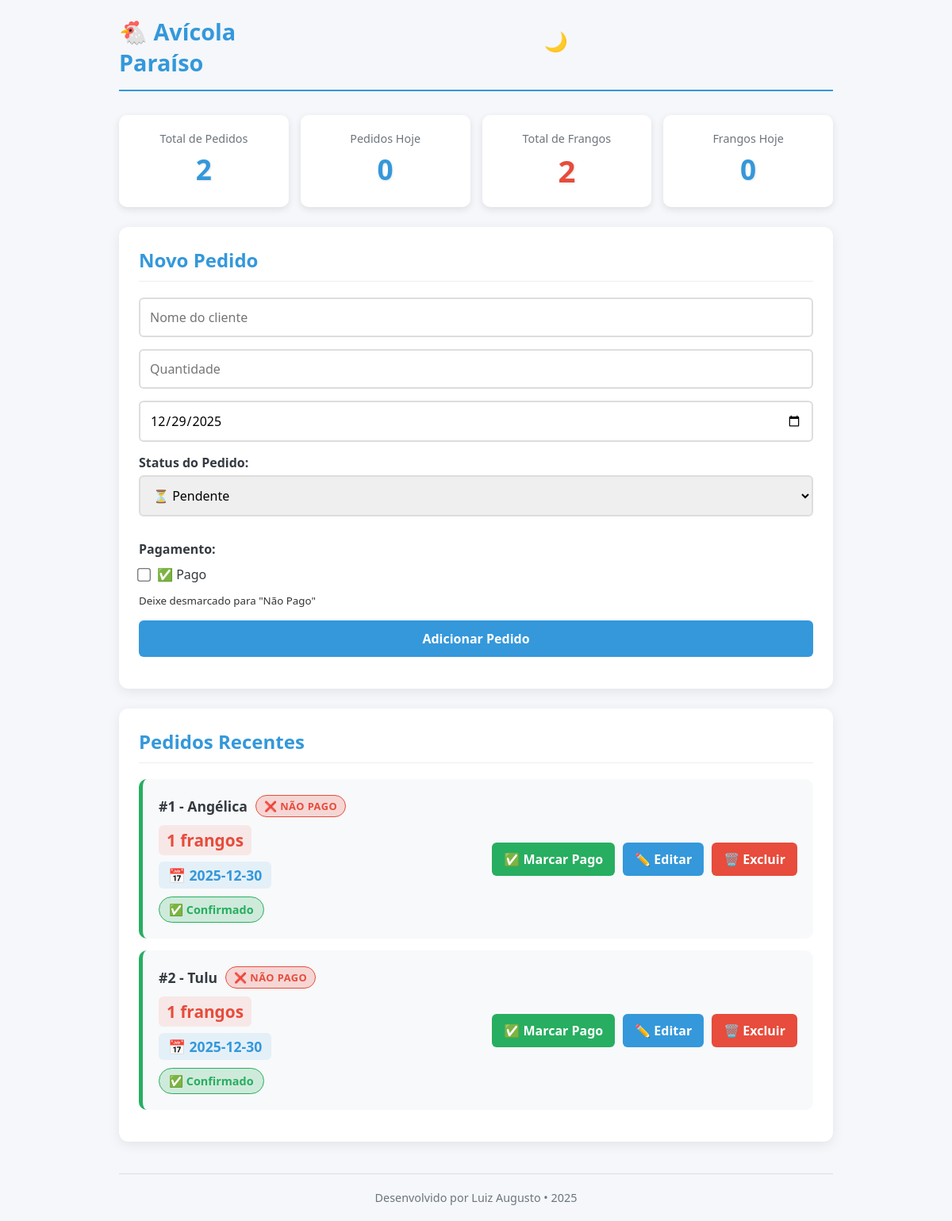
The page / on the database its author committed.
### tables this page shows
CREATE TABLE pedidos (
                id INTEGER PRIMARY KEY AUTOINCREMENT,
                cliente TEXT NOT NULL,
                quantidade INTEGER NOT NULL,
                data TEXT NOT NULL,
                status TEXT DEFAULT 'pendente',
                pago INTEGER DEFAULT 0,  -- 0 = não pago, 1 = pago
                criado_em TIMESTAMP DEFAULT CURRENT_TIMESTAMP
            );

### app.py (the view)
@app.route('/')
def index():
    with get_db() as conn:
        pedidos = conn.execute(
            "SELECT * FROM pedidos ORDER BY data DESC").fetchall()
        total = conn.execute("SELECT COUNT(*) FROM pedidos").fetchone()[0]
        hoje = conn.execute(
            "SELECT COUNT(*) FROM pedidos WHERE data = date('now')").fetchone()[0]
        total_frangos = conn.execute(
            "SELECT SUM(quantidade) FROM pedidos").fetchone()[0] or 0
        frangos_hoje = conn.execute(
            "SELECT SUM(quantidade) FROM pedidos WHERE data = date('now')").fetchone()[0] or 0
    return render_template('index.html',
                           pedidos=pedidos,
                           total=total,
                           hoje=hoje,
                           total_frangos=total_frangos,
                           frangos_hoje=frangos_hoje)

### app.py (called while the page is built)
def get_db():
    conn = sqlite3.connect('pedidos.db')
    conn.row_factory = sqlite3.Row
    return conn

### templates/index.html (shortened to what this page needs)
<!DOCTYPE html>
<html lang="pt-br">
<head>
    <link rel="stylesheet" href="{{ url_for('static', filename='style.css') }}">
</head>
<body>
    <div class="container">
        <header>
            <h1>🐔 Avícola Paraíso</h1>
            <button class="theme-btn" id="themeToggle">🌙</button>
        </header>
        <div class="stats">
            <div class="stat-card">
                <span class="stat-label">Total de Pedidos</span>
                <span class="stat-number highlight">{{ total }}</span>
            </div>
            <div class="stat-card">
                <span class="stat-label">Pedidos Hoje</span>
                <span class="stat-number highlight">{{ hoje }}</span>
            </div>
            <div class="stat-card">
                <span class="stat-label">Total de Frangos</span>
                <span class="stat-number highlight frangos">{{ total_frangos }}</span>
            </div>
            <div class="stat-card">
                <span class="stat-label">Frangos Hoje</span>
                <span class="stat-number highlight">{{ frangos_hoje }}</span>
            </div>
        </div>
        <form class="card" method="POST" action="/add">
            <h2>Novo Pedido</h2>
            <input type="text" name="cliente" placeholder="Nome do cliente" required>
            <input type="number" name="quantidade" placeholder="Quantidade" min="1" required>
            <input type="date" name="data" required>
            <div class="form-group">
                <label>Status do Pedido:</label>
                <select name="status" class="status-select">
                    <option value="pendente" class="status-pendente">⏳ Pendente</option>
                </select>
            </div>
            <div class="form-group">
                <label>Pagamento:</label>
                <div class="checkbox-group">
                    <input type="checkbox" id="pago" name="pago">
                    <label for="pago">✅ Pago</label>
                </div>
                <small>Deixe desmarcado para "Não Pago"</small>
            </div>
            <button type="submit">Adicionar Pedido</button>
        </form>
        <div class="card">
            <h2>Pedidos Recentes</h2>
            {% for pedido in pedidos %}
            <div class="pedido-item status-{{ pedido.status }}">
                <div class="pedido-info">
                    <div class="cliente-info">
                        <strong>#{{ pedido.id }} - {{ pedido.cliente }}</strong>
                        {% if pedido.pago == 1 %}
                        <span class="badge pago">✅ PAGO</span>
                        {% else %}
                        <span class="badge nao-pago">❌ NÃO PAGO</span>
                        {% endif %}
                    </div>
                    <div class="quantidade-info">
                        <span class="frango-count">{{ pedido.quantidade }} frangos</span>
                    </div>
                    <div class="data-info">
                        <span class="data-highlight">📅 {{ pedido.data }}</span>
                    </div>
                    <div class="status-info">
                        {% if pedido.status == 'pendente' %}
                        <span class="status-badge pendente">⏳ Pendente</span>
                        {% elif pedido.status == 'confirmado' %}
                        <span class="status-badge confirmado">✅ Confirmado</span>
                        {% else %}
                        <span class="status-badge entregue">🚚 Entregue</span>
                        {% endif %}
                    </div>
                </div>
                <div class="pedido-actions">
                    <a href="/toggle_pago/{{ pedido.id }}" class="btn-pagar" title="Alternar status de pagamento">
                        {% if pedido.pago == 1 %}
                        ❌ Marcar Não Pago
                        {% else %}
                        ✅ Marcar Pago
                        {% endif %}
                    </a>
                    <a href="/edit/{{ pedido.id }}" class="btn-edit">✏️ Editar</a>
                    <a href="/delete/{{ pedido.id }}" onclick="return confirm('Apagar este pedido?')"
                        class="btn-delete">🗑️ Excluir</a>
                </div>
            </div>
            {% else %}
            <p class="empty">Nenhum pedido cadastrado</p>
            {% endfor %}
        </div>
        <footer>
            <p>Desenvolvido por Luiz Augusto • 2025</p>
        </footer>
    </div>
</body>
</html>

### rows shown on the page
pedidos: id "1", cliente "Angélica", pago "❌ NÃO PAGO", quantidade "1", data "2025-12-30", status "✅ Confirmado"
pedidos: id "2", cliente "Tulu", pago "❌ NÃO PAGO", quantidade "1", data "2025-12-30", status "✅ Confirmado"

### other values the page prints
{{ total }} "2"
{{ hoje }} "0"
{{ total_frangos }} "2"
{{ frangos_hoje }} "0"
